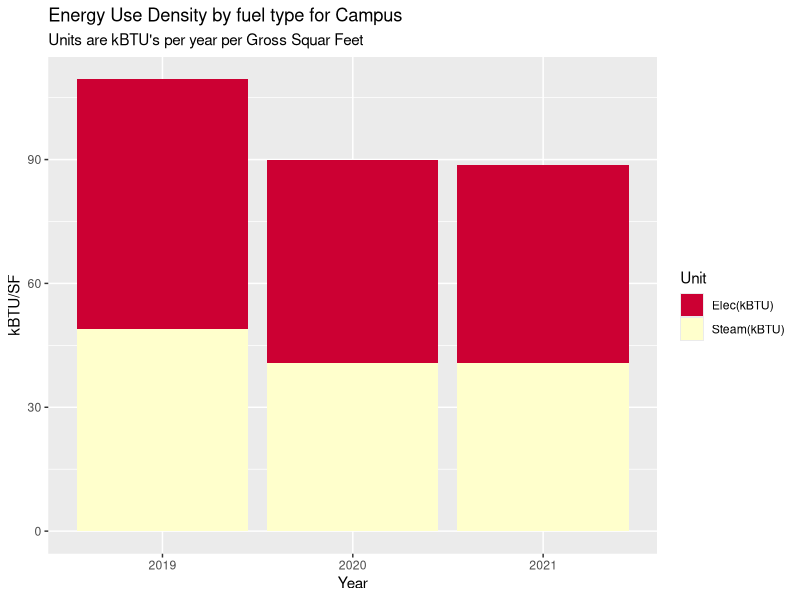
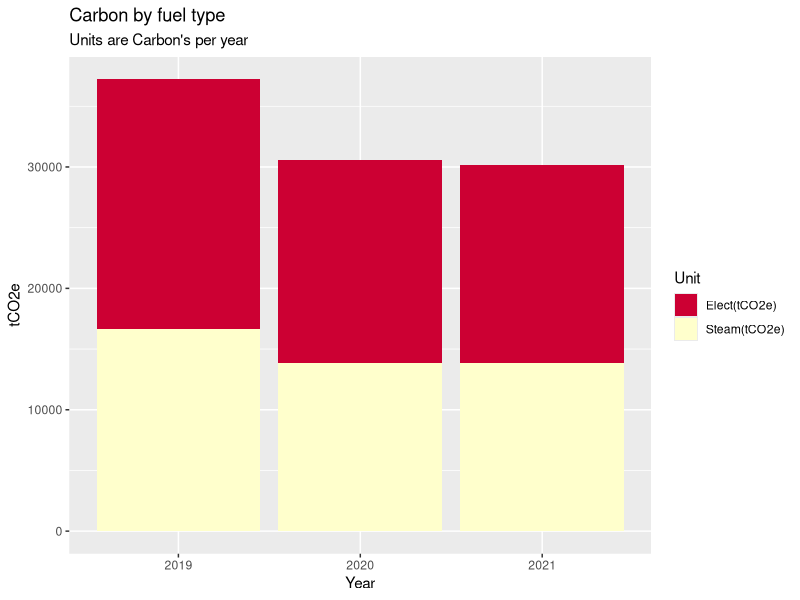
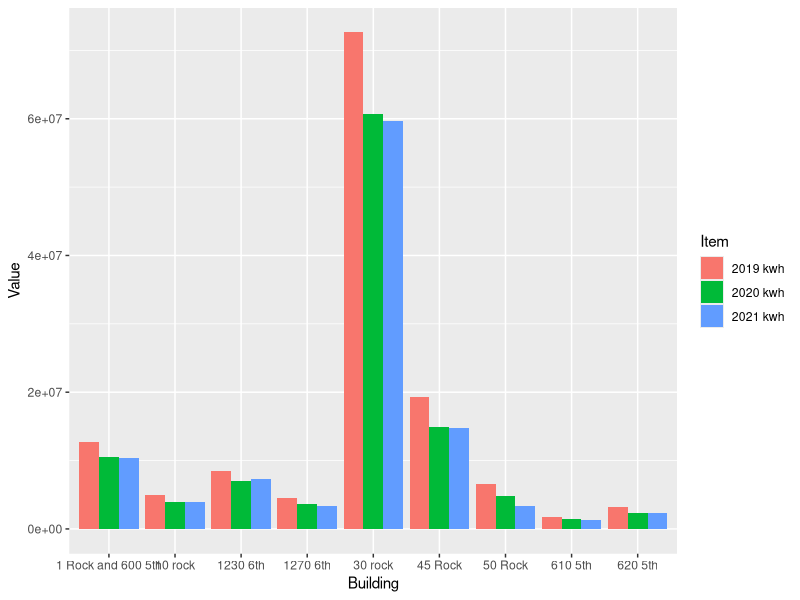
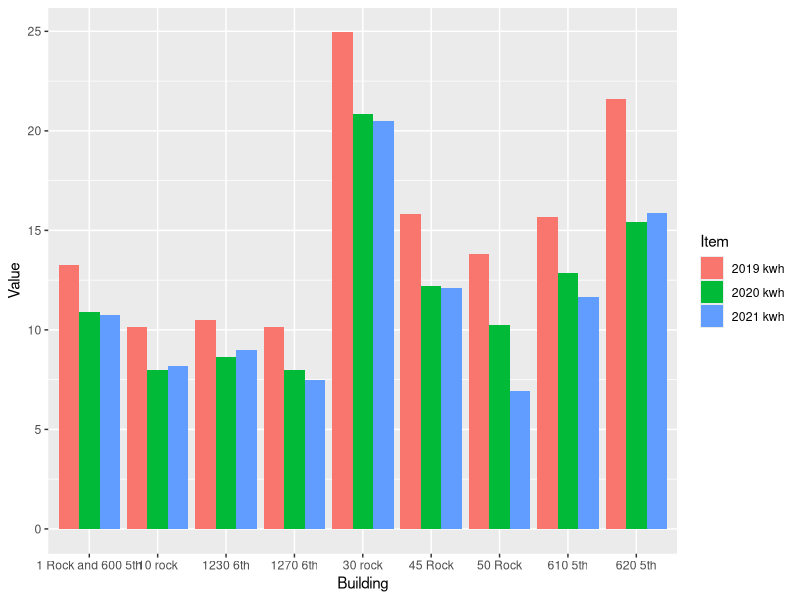
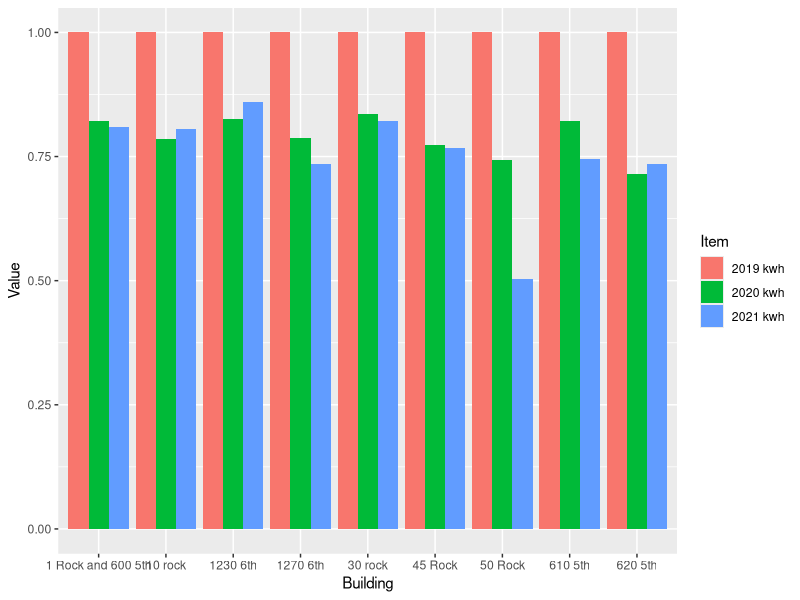
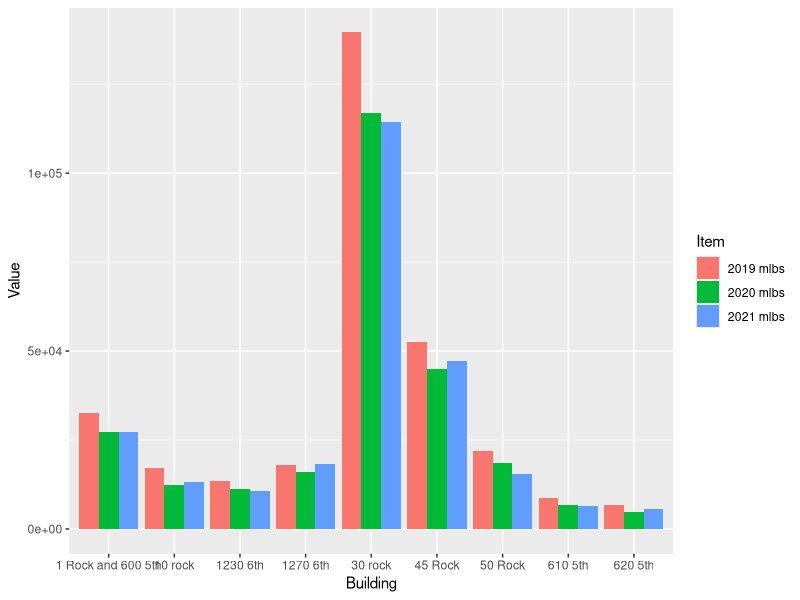
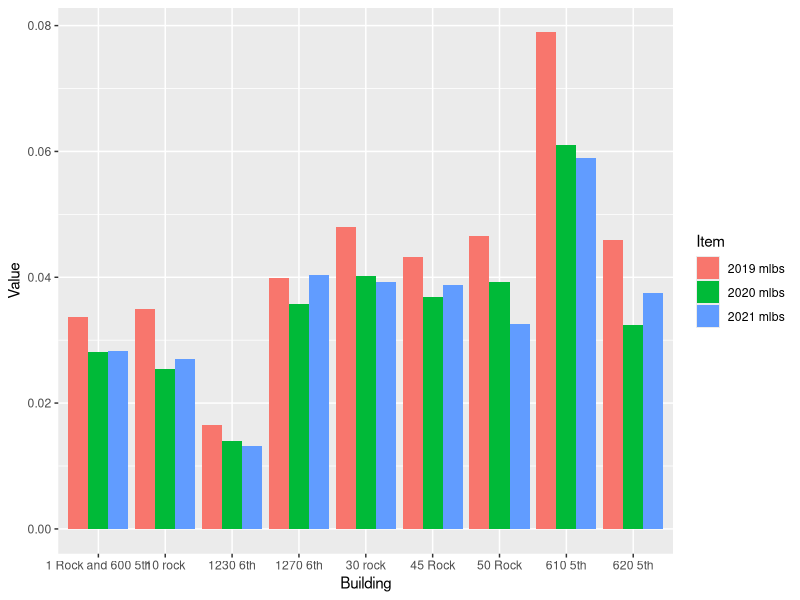
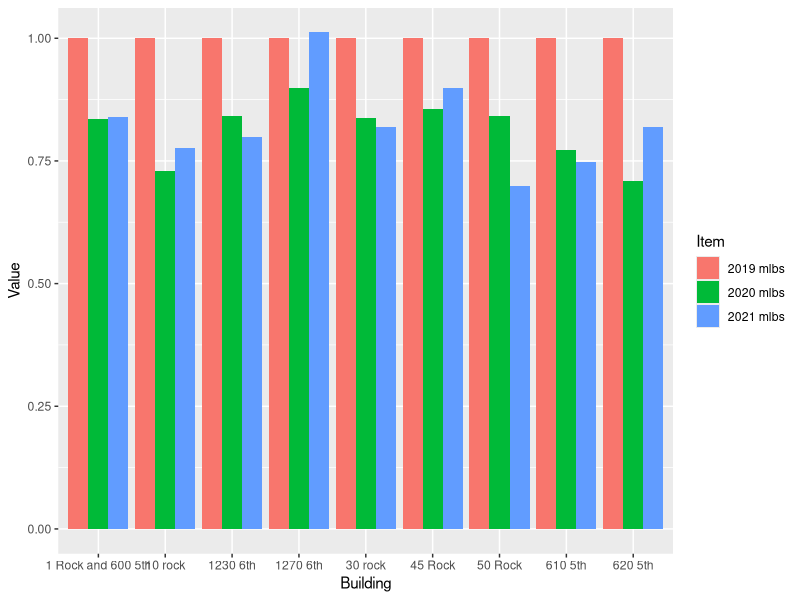

Reproduce these figures in R, in order.
## ---- chunk 1


my_packages <- c("tidyverse", "vroom" , "janitor" , "glue" , "tsibble" , "tidytext","lubridate", "fable", "tsibbledata", "ggplot2", "forecast", "tseries", "rio", "zoo", "readxl", "tsibbledata", "knitr", "kableExtra", "formattable", "scales")
invisible( lapply(my_packages, require, character.only = TRUE))

#Choose one working site: 
place <- "Home" 
# place <- "work"

#Set proper working Dir 
if (place == "Home"){setwd("C:/Users/paulr/Documents/R/RockCenterEnergyAnalysis")} else {setwd("C:/Users/prode/Documents/R/RockCenterEnergyAnalysis")}

# Check for data directory and if one is not present then make it

if (!file.exists("data")) { dir.create("data")}

# Clean up environment
rm(place, my_packages )

options(dplyr.summarise.inform = FALSE)



# Read in data

#2021 Carbon values
'ElecCF' <- 0.000288962
'SteamCF' <- 0.00004493



SteamData <- read_excel("data/Energy_Data_for_Net_Zero_Study.xlsx", sheet = "Sheet1", range = "B2:G11" , col_names = TRUE, na = "NA", col_types = NULL ) %>%  select(-5,-6)

ElectricData <- read_excel("data/Energy_Data_for_Net_Zero_Study.xlsx", sheet = "Sheet1", range = "B13:G23" , col_names = TRUE, na = "NA", col_types = NULL ) %>% select(-5,-6)

ElectricData %>% filter(Building == '1 Rock' | Building == '600 5th') %>% 
  select( -Building) %>% 
  summarise_each(funs(sum)) %>% 
  mutate(Building = "1 Rock and 600 5th") %>% 
  select(4,1,2,3) %>% rbind(ElectricData) %>% 
  filter(Building != '1 Rock' & Building != '600 5th') -> ElectricData


BuildingGSF <- read_excel("data/Energy_Data_for_Net_Zero_Study.xlsx", sheet = "Sheet1", range = "B28:C39" , col_names = TRUE, na = "NA", col_types = NULL ) %>% 
  filter(Building != '1 Rock' & Building != '600 5th')

UtilityData <- left_join(ElectricData, SteamData, by="Building") %>% left_join(BuildingGSF, by="Building")
UtilityData[is.na(UtilityData)] <- 0

#Campus EUI for each year 
UtilityData1 <- UtilityData 
apply(UtilityData1[2:4], 2, function(row) row * 3.4121 ) -> UtilityData1[2:4]
apply(UtilityData1[5:7], 2, function(row) row * 1194) -> UtilityData1[5:7]
UtilityData1 %>% select(`2019 kwh`, `2020 kwh`, `2021 kwh`, `2019 mlbs`, `2020 mlbs`, `2021 mlbs`, `Gross Floor Area`) %>%
summarise_each(funs(sum)) -> UtilityData1
    TotalFlArea <- UtilityData1$`Gross Floor Area`
    UtilityData1 %>% 
      select(-`Gross Floor Area`) %>% 
  gather(key = "Item", value = "Value") -> UtilityData1
  cbind(UtilityData1, str_split_fixed(UtilityData1$Item, " ", n=2)) %>% 
  select(-"Item") -> UtilityData1 
  colnames(UtilityData1)  <-  c("Value", "Year", "Unit") 
  apply(UtilityData1[3], 1, function(x) {ifelse(x == "kwh", "Elec(kBTU)", "Steam(kBTU)")}) -> UtilityData1[3]
  
  
# Make an EUI plot 
UtilityData2 <- UtilityData1
apply(UtilityData2[1], 1, function(row) row / TotalFlArea ) -> UtilityData2[1]


UtilityData2 %>% 
  ggplot(aes(x = Year, y = Value, fill = Unit)) +
  geom_bar(stat = "identity", position = "stack") +
  labs( title = "Energy Use Density by fuel type for Campus",
        subtitle = "Units are kBTU's per year per Gross Squar Feet") +
  xlab("Year") +
  ylab("kBTU/SF") +
  scale_fill_manual(values = c("#CC0033", "#FFFFCC"))



#Carbon Plot

#Make a Carbon table in the dataframe UtilityData1
UtilityData3 <- UtilityData1
  apply(UtilityData3[3], 1, function(x) {ifelse(x == "Elec(kBTU)", "Elect(tCO2e)", "Steam(tCO2e)")}) -> UtilityData3[3]
UtilityData3 %>% 
  mutate(Carbon = ifelse(Unit == "Elec(kBTU)", Value * ElecCF, Value * SteamCF)) %>% 
  ggplot(aes(x = Year, y = Carbon, fill = Unit)) +
  geom_bar(stat = "identity", position = "stack") +
  labs( title = "Carbon by fuel type",
        subtitle = "Units are Carbon's per year") +
  labs(x = "Year", y = "tCO2e") +
  scale_fill_manual(values = c("#CC0033", "#FFFFCC"))

rm(TotalFlArea)
## ---- chunk 2

#Calculate % drop for each year compared to 2019 for whole campus
spread(UtilityData1, Unit, Value) -> UtilityData1
UtilityData1[1] -> years
apply(UtilityData1[2:3],2, function(x) x/max(x)) -> UtilityData1
cbind(years, UtilityData1) -> UtilityData1
UtilityData1 %>% 
  filter(Year != "2019") %>% 
  summarise(Electric = 1- mean('Elec(kBTU)'), Steam = 1- mean('Steam(kBTU)')) -> PercentageDrop
PercentageDrop %>% 
  kable()




rm(years, UtilityData1)

## ---- chunk 3

ElectricData %>% select(Building, `2019 kwh`, `2020 kwh`, `2021 kwh`) %>% 
  gather(key = "Item", value = "Value", -Building) %>%
  ggplot(aes(x = Building, y = Value, fill = Item, group = Item)) +
  geom_bar(stat = "identity", position = "dodge")

UtilityData1 <- UtilityData
apply(UtilityData1[2:7], 2, function(row) row / UtilityData1$`Gross Floor Area`) -> UtilityData1[2:7]
UtilityData1 %>% select(Building, `2019 kwh`, `2020 kwh`, `2021 kwh`) %>% 
  gather(key = "Item", value = "Value", -Building) %>% 
  ggplot(aes(x = Building, y = Value, fill = Item, group = Item)) +
  geom_bar(stat = "identity", position = "dodge")
rm(UtilityData1)

UtilityData1 <- UtilityData
apply(UtilityData1[2:7], 2, function(row) row / UtilityData1$`Gross Floor Area`) -> UtilityData1[2:7]
apply(UtilityData1[2:4], 2, function(row) row / UtilityData1$`2019 kwh`) -> UtilityData1[2:4]
UtilityData1 %>% select(Building, `2019 kwh`, `2020 kwh`, `2021 kwh`) %>% 
  gather(key = "Item", value = "Value", -Building) %>% 
  ggplot(aes(x = Building, y = Value, fill = Item, group = Item)) +
  geom_bar(stat = "identity", position = "dodge")
rm(UtilityData1)



SteamData %>% select(Building, `2019 mlbs`, `2020 mlbs`, `2021 mlbs`) %>% 
  gather(key = "Item", value = "Value", -Building) %>%
  ggplot(aes(x = Building, y = Value, fill = Item, group = Item)) +
  geom_bar(stat = "identity", position = "dodge")

UtilityData1 <- UtilityData
apply(UtilityData1[2:7], 2, function(row) row / UtilityData1$`Gross Floor Area`) -> UtilityData1[2:7]
UtilityData1 %>% select(Building, `2019 mlbs`, `2020 mlbs`, `2021 mlbs`) %>% 
  gather(key = "Item", value = "Value", -Building) %>% 
  ggplot(aes(x = Building, y = Value, fill = Item, group = Item)) +
  geom_bar(stat = "identity", position = "dodge")
rm(UtilityData1)

UtilityData1 <- UtilityData
apply(UtilityData1[2:7], 2, function(row) row / UtilityData1$`Gross Floor Area`) -> UtilityData1[2:7]
apply(UtilityData1[5:7], 2, function(row) row / UtilityData1$`2019 mlbs`) -> UtilityData1[5:7]
UtilityData1 %>% select(Building, `2019 mlbs`, `2020 mlbs`, `2021 mlbs`) %>% 
  gather(key = "Item", value = "Value", -Building) %>% 
  ggplot(aes(x = Building, y = Value, fill = Item, group = Item)) +
  geom_bar(stat = "identity", position = "dodge")
rm(UtilityData1)




## ---- chunk 4


EPA_data <- read_excel("data/EPA_Annual_Energy_Use_By_Meter.xlsx", range = "A6:BB155" , col_names = FALSE, na = "NA", col_types = NULL )

EPA_data <- read_excel("data/EPA_Annual_Energy_Use_By_Meter.xlsx", skip = 4)
